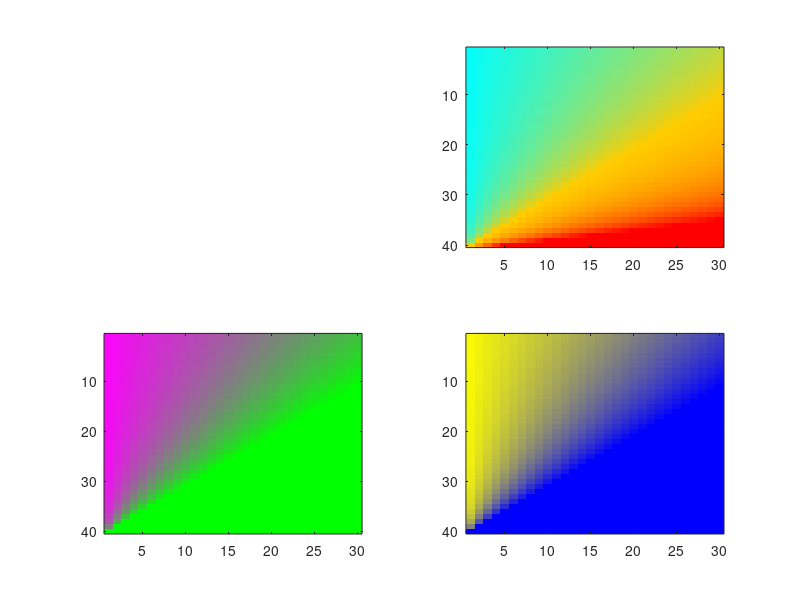

Source code (MATLAB):
%we are going to generate three heat maps here.
clear all
bigmatrix=zeros(40,30,3,3);
bigmatrix(:,:,:,:)=0;



%populate 4-dimensional matrix (bigmatrix) with zeroes.
%When reformated as uint8 and plotted as an image, the matrix will encode a
%4 row by 3 column image with adjustable-intensity RGB color.
%Dimension 1 = encodes the row in which a pixel resides 
%Dimension 2 = encodes the column in which a pixel resides
%Dimension 3 = the color dimension... 1=red, 2 = green, 3 blue  
%Dimension 4 = creates four separate images as part of one image file.  
%Any given image can only be processed as a 3-dimensional array.  So
%when one adds a dimension beyond the third, it is adding another
%image.
%An element in this array can vary from 0 (black) to 255 (maximal
%intensity of this color). By way of example, this command: 
%colormatrix (2,3,1)=255 will give the point 2 pixels from the top
%and 3 pixels from the left maximal intensity red light
    
for rowcount=1:40
    for colcount=1:30
        bigmatrix(41-rowcount,colcount,1,1)=255/rowcount*colcount;
        bigmatrix(41-rowcount,colcount,2,1)=255-255/rowcount*colcount/5;
        bigmatrix(41-rowcount,colcount,3,1)=255-255/rowcount*colcount;
    end
end
for rowcount=1:40
    for colcount=1:30
        bigmatrix(41-rowcount,colcount,2,2)=255/rowcount*colcount;
        bigmatrix(41-rowcount,colcount,3,2)=255-255/rowcount*colcount;
        bigmatrix(41-rowcount,colcount,1,2)=255-255/rowcount*colcount;   
    end
end
for rowcount=1:40
    for colcount=1:30
        bigmatrix(41-rowcount,colcount,3,3)=255/rowcount*colcount;
        bigmatrix(41-rowcount,colcount,1,3)=255-255/rowcount*colcount;
        bigmatrix(41-rowcount,colcount,2,3)=255-255/rowcount*colcount;
    end
end
subplot(2,2,2)
upazila= uint8(bigmatrix(:,:,:,1));
image(upazila)

subplot(2,2,3)
upazila= uint8(bigmatrix(:,:,:,2));
image(upazila)

subplot(2,2,4)
upazila= uint8(bigmatrix(:,:,:,3));
image(upazila)

